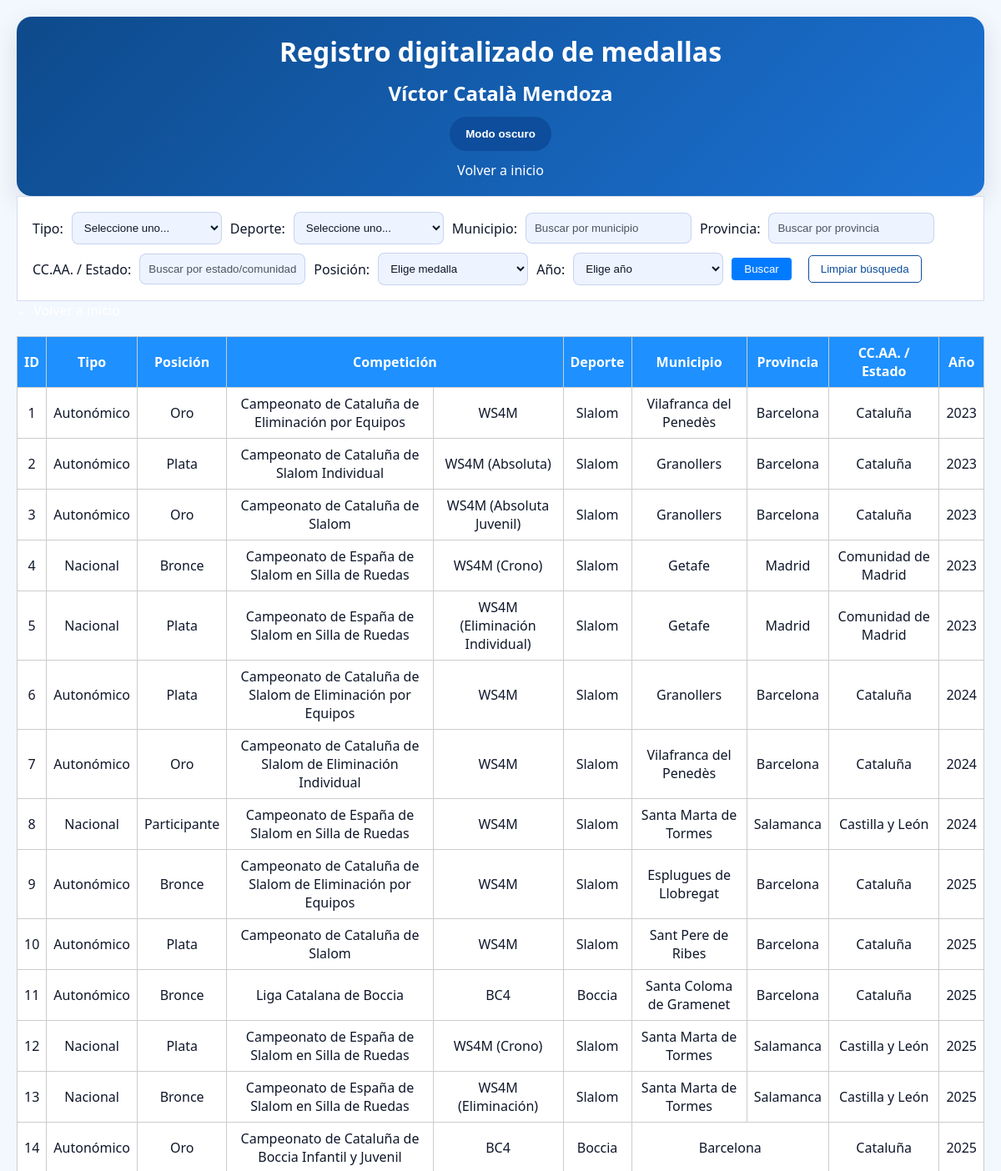
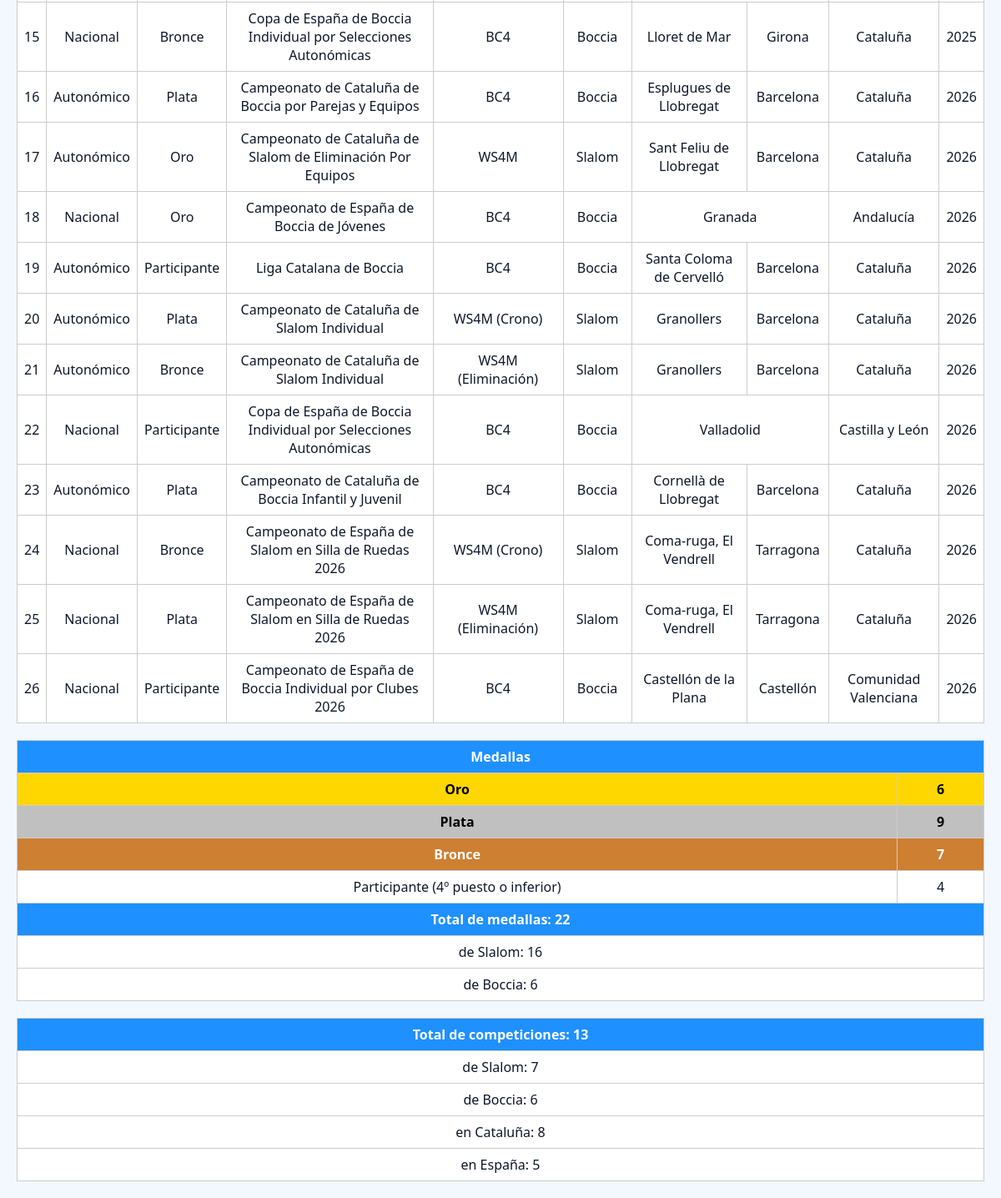
Page /medallero.php on the committed database (2 pictures, top to bottom).
### tables this page shows
CREATE TABLE medallas (
    id INT AUTO_INCREMENT PRIMARY KEY,
    tipo ENUM('Autonómico', 'Nacional', 'Internacional'),
    competicion VARCHAR(255),
    deporte VARCHAR(100),
    posicion ENUM('Oro', 'Plata', 'Bronce', 'Participante'),
    division VARCHAR(100) NULL,
    lugar VARCHAR(100),
    provincia VARCHAR(100),
    comunidad VARCHAR(100),
    pais VARCHAR(100),
    year YEAR
);

### funciones.php (called while the page is built, shortened)
<?php
function iconoMedalla($posicion)
{
    switch ($posicion) {
        default:
            return ucfirst($posicion);
    }
}
?>

### medallero.php (the view, shortened to what this page needs)
<?php include 'conexion.php';
include 'funciones.php'; ?>
<!DOCTYPE html>
<html>
<head>
    <link rel="stylesheet" href="css/index.css">
</head>
<body>
    <header>
        <h1>Registro digitalizado de medallas</h1>
        <h2>Víctor Català Mendoza</h2>
        <button id="theme-toggle" type="button">Modo oscuro</button>
        <a href="index.php">Volver a inicio</a>
    </header>
    <form method="GET">
        Tipo:
        <select name="tipo">
            <option value="">Seleccione uno...</option>
        </select>
        Deporte:
        <select name="deporte">
            <option value="">Seleccione uno...</option>
        </select>
        Municipio:
        <input type="text" name="lugar" id="municipio" placeholder="Buscar por municipio">
        Provincia:
        <input type="text" name="provincia" id="provincia" placeholder="Buscar por provincia">
        CC.AA. / Estado:
        <input type="text" name="comunidad" id="comunidad" placeholder="Buscar por estado/comunidad autónoma">
        Posición:
        <select name="posicion">
            <option value="">Elige medalla</option>
        </select>
        Año:
        <select name="year">
            <option value="">Elige año</option>
        </select>
        <input type="submit" value="Buscar">
        <button type="button" id="limpiar-filtros">Limpiar búsqueda</button>
    </form>
    <a href="index.php">&larr; Volver a inicio</a>
    <?php
    $where = " WHERE 1=1";
    $whereCompeticionesSlalom = " WHERE 1=1";
    $whereCompeticionesBoccia = " WHERE deporte = 'Boccia'";
    $sql = "SELECT * FROM medallas" . $where;
    $sqlResumenSlalom = "SELECT
        SUM(CASE WHEN LOWER(posicion) = 'oro' THEN 1 ELSE 0 END) AS oro,
        SUM(CASE WHEN LOWER(posicion) = 'plata' THEN 1 ELSE 0 END) AS plata,
        SUM(CASE WHEN LOWER(posicion) = 'bronce' THEN 1 ELSE 0 END) AS bronce
    FROM medallas" . $where . " AND LOWER(deporte) LIKE '%slalom%' AND LOWER(posicion) IN ('oro', 'plata', 'bronce')";
    $sqlResumenBoccia = "SELECT
        SUM(CASE WHEN LOWER(posicion) = 'oro' THEN 1 ELSE 0 END) AS oro,
        SUM(CASE WHEN LOWER(posicion) = 'plata' THEN 1 ELSE 0 END) AS plata,
        SUM(CASE WHEN LOWER(posicion) = 'bronce' THEN 1 ELSE 0 END) AS bronce
    FROM medallas" . $where . " AND LOWER(deporte) LIKE '%boccia%' AND LOWER(posicion) IN ('oro', 'plata', 'bronce')";
    $sqlResumen = "SELECT
        SUM(posicion = 'oro') AS oro,
        SUM(posicion = 'plata') AS plata,
        SUM(posicion = 'bronce') AS bronce,
        SUM(posicion IN ('participante')) AS total_participantes,
        SUM(posicion IN ('oro', 'plata', 'bronce')) AS total_medallas,
        (SELECT COUNT(DISTINCT competicion) FROM competiciones_slalom" . $whereCompeticionesSlalom . " AND posicion IN ('oro', 'plata', 'bronce', 'participante')) AS total_competiciones_slalom,
        (SELECT COUNT(DISTINCT competicion) FROM medallas" . $whereCompeticionesBoccia . " AND posicion IN ('oro', 'plata', 'bronce', 'participante')) AS total_competiciones_boccia,
        (SELECT COUNT(DISTINCT competicion) FROM competiciones_slalom" . $whereCompeticionesSlalom . " AND tipo = 'autonomico' AND posicion IN ('oro', 'plata', 'bronce', 'participante')) AS total_catalunya_slalom,
        (SELECT COUNT(DISTINCT competicion) FROM medallas" . $whereCompeticionesBoccia . " AND tipo = 'autonomico' AND posicion IN ('oro', 'plata', 'bronce', 'participante')) AS total_catalunya_boccia,
        (SELECT COUNT(DISTINCT competicion) FROM competiciones_slalom" . $whereCompeticionesSlalom . " AND tipo = 'nacional' AND posicion IN ('oro', 'plata', 'bronce', 'participante')) AS total_espanna_slalom,
        (SELECT COUNT(DISTINCT competicion) FROM medallas" . $whereCompeticionesBoccia . " AND tipo = 'nacional' AND posicion IN ('oro', 'plata', 'bronce', 'participante')) AS total_espanna_boccia,
        COUNT(*) AS total_registros
    FROM medallas" . $where . " AND posicion IN ('oro', 'plata', 'bronce', 'participante')";
    $resultado = $conexion->query($sql);
    if ($resultado->num_rows > 0): ?>
        <table>
            <tr>
                <th>ID</th>
                <th>Tipo</th>
                <th>Posición</th>
                <th colspan="2">Competición</th>
                <th>Deporte</th>
                <th>Municipio</th>
                <th>Provincia</th>
                <th>CC.AA. / Estado</th>
                <th>Año</th>
            </tr>
            <?php while ($fila = $resultado->fetch_assoc()): ?>
                <tr>
                    <td><?php echo $fila['id']; ?></td>
                    <td><?php echo $fila['tipo']; ?></td>
                    <td class="<?php echo $fila['posicion']; ?>">
                        <?php echo iconoMedalla($fila['posicion']); ?>
                    </td>
                    <td><?php echo $fila['competicion']; ?></td>
                    <td><?php echo $fila['division']; ?></td>
                    <td><?php echo $fila['deporte']; ?></td>
                    <?php
                    if ($fila['lugar'] == $fila['provincia']) {
                        echo '<td colspan="2">' . $fila['lugar'] . '</td>';
                        echo '<td>' . $fila['comunidad'] . '</td>';
                    } elseif ($fila['provincia'] == $fila['comunidad']) {
                        echo '<td colspan="2">' . $fila['provincia'] . '</td>';
                    } else {
                        echo '<td>' . $fila['lugar'] . '</td>';
                        echo '<td>' . $fila['provincia'] . '</td>';
                        echo '<td>' . $fila['comunidad'] . '</td>';
                    }
                    ?>
                    <td><?php echo $fila['year']; ?></td>
                </tr>
            <?php endwhile; ?>
        </table>
    <?php else: ?>
        <p>No se han encontrado resultados</p>
    <?php endif; ?>
    <?php
    $resultado2 = $conexion->query($sqlResumen);
    $resumen = $resultado2 ? $resultado2->fetch_assoc() : null;
    $resultadoSlalom = $conexion->query($sqlResumenSlalom);
    $resumenSlalom = $resultadoSlalom ? $resultadoSlalom->fetch_assoc() : null;
    $resultadoBoccia = $conexion->query($sqlResumenBoccia);
    $resumenBoccia = $resultadoBoccia ? $resultadoBoccia->fetch_assoc() : null;
    if ($resumen):
        $total_competiciones_slalom = (int) $resumen['total_competiciones_slalom'];
        $total_competiciones_boccia = (int) $resumen['total_competiciones_boccia'];
        $total_competiciones_deportes = $total_competiciones_slalom + $total_competiciones_boccia;
        ?>
        <table>
            <tr>
                <th colspan="2">Medallas</th>
            </tr>
            <tr>
                <th class=oro>Oro</th>
                <td class=oro><?php echo (int) $resumen['oro']; ?></td>
            </tr>
            <tr>
                <th class=plata>Plata</th>
                <td class=plata><?php echo (int) $resumen['plata']; ?></td>
            </tr>
            <tr>
                <th class=bronce>Bronce</th>
                <td class=bronce><?php echo (int) $resumen['bronce']; ?></td>
            </tr>
            <tr>
                <td>Participante (4º puesto o inferior)</td>
                <td><?php echo (int) $resumen['total_participantes']; ?></td>
            </tr>
            <tr>
                <th colspan="2">Total de medallas: <?php echo (int) $resumen['total_medallas']; ?></th>
            </tr>
            <tr>
                <td colspan="2">
                    de Slalom: <?php echo (int) (($resumenSlalom['oro'] ?? 0) + ($resumenSlalom['plata'] ?? 0) + ($resumenSlalom['bronce'] ?? 0)); ?>
                </td>
            </tr>
            <tr>
                <td colspan="2">
                    de Boccia: <?php echo (int) (($resumenBoccia['oro'] ?? 0) + ($resumenBoccia['plata'] ?? 0) + ($resumenBoccia['bronce'] ?? 0)); ?>
                </td>
            </tr>
        </table>
        <table>
            <tr>
                <th>Total de competiciones: <?php echo $total_competiciones_deportes; ?></th>
            </tr>
            <tr>
                <td>de Slalom: <?php echo $total_competiciones_slalom; ?></td>
            </tr>
            <tr>
                <td>de Boccia: <?php echo $total_competiciones_boccia; ?></td>
            </tr>
            <tr>
                <td>en Cataluña: <?php echo ((int) $resumen['total_catalunya_slalom'] + (int) $resumen['total_catalunya_boccia']); ?></td>
            </tr>
            <tr>
                <td>en España: <?php echo ((int) $resumen['total_espanna_slalom'] + (int) $resumen['total_espanna_boccia']); ?></td>
            </tr>
        </table>
    <?php else: ?>
        <p>No se han encontrado resultados</p>
    <?php endif; ?>
</body>
</html>

### css/index.css (style rules this page uses)
:root { --bg: #f3f8ff; --surface: #ffffff; --surface-soft: #edf4ff; --text: #0f172a; --muted: #4b5563; --border: rgba(30, 64, 175, 0.18); --accent: #0d4d9b; --accent-soft: #d6e6ff; --header-bg: #0e4a8b; --header-text: #ffffff; --table-header: #1e63c2; --table-row: #eff5ff; --table-alt: #dbe9ff; --button-bg: #0d4d9b; --button-text: #ffffff; --button-border: rgba(13, 77, 155, 0.34); }
* { box-sizing: border-box; padding: 0; margin: 0; }
html, body { min-height: 100%; }
body { font-family: 'Segoe UI', Tahoma, Geneva, Verdana, sans-serif; background-color: var(--bg); color: var(--text); margin: 20px; }
a { color: #ffffff; text-decoration: none; }
header { display: flex; flex-direction: column; align-items: center; justify-content: center; gap: 12px; text-align: center; padding: 20px; border-radius: 18px; background: linear-gradient(135deg, var(--header-bg), #1b72d4); color: var(--header-text); box-shadow: 0 10px 30px rgba(15, 23, 42, 0.12); }
header > * { margin: 0; }
#theme-toggle { padding: 12px 18px; background-color: var(--button-bg); color: var(--button-text); border: 1px solid var(--button-border); border-radius: 999px; cursor: pointer; font-weight: 600; transition: transform 0.2s ease, background-color 0.25s ease; }
form { background: var(--surface); padding: 18px; border: 1px solid var(--border); display: flex; flex-direction: row; flex-wrap: wrap; gap: 10px; align-items: center; }
form label, form > * { display: inline-flex; align-items: center; }
input[type="text"], input[type="date"], select, textarea { padding: 10px; border: 1px solid var(--border); border-radius: 8px; background-color: var(--surface-soft); color: var(--text); min-width: 180px; }
input[type="text"]::placeholder, input[type="date"]::placeholder, textarea::placeholder { color: var(--muted); }
input[type="submit"] { padding: 6px 15px; background-color: #007BFF; color: white; border: none; border-radius: 4px; cursor: pointer; }
#limpiar-filtros { background-color: transparent; color: var(--accent); border: 1px solid var(--accent); padding: 8px 14px; border-radius: 5px; cursor: pointer; margin-left: 10px; transition: background-color 0.3s ease, color 0.3s ease; }
table { width: 100%; border-collapse: collapse; margin-top: 20px; background: var(--surface); }
th, td { border: 1px solid #ccc; padding: 8px; text-align: center; }
th { background-color: dodgerblue; color: white; text-align: center; }
td.oro, th.oro { background-color: gold; color: black; font-weight: bold; }
td.plata, th.plata { background-color: silver; color: black; font-weight: bold; }
td.bronce, th.bronce { background-color: #cd7f32; color: white; font-weight: bold; }

### rows in the picture
medallas: id "1", tipo "Autonómico", posicion "Oro", competicion "Campeonato de Cataluña de Eliminación por Equipos", division "WS4M", deporte "Slalom", lugar "Vilafranca del Penedès", provincia "Barcelona", comunidad "Cataluña", year "2023"
medallas: id "2", tipo "Autonómico", posicion "Plata", competicion "Campeonato de Cataluña de Slalom Individual", division "WS4M (Absoluta)", deporte "Slalom", lugar "Granollers", provincia "Barcelona", comunidad "Cataluña", year "2023"
medallas: id "3", tipo "Autonómico", posicion "Oro", competicion "Campeonato de Cataluña de Slalom", division "WS4M (Absoluta Juvenil)", deporte "Slalom", lugar "Granollers", provincia "Barcelona", comunidad "Cataluña", year "2023"
medallas: id "4", tipo "Nacional", posicion "Bronce", competicion "Campeonato de España de Slalom en Silla de Ruedas", division "WS4M (Crono)", deporte "Slalom", lugar "Getafe", provincia "Madrid", comunidad "Comunidad de Madrid", year "2023"
medallas: id "5", tipo "Nacional", posicion "Plata", competicion "Campeonato de España de Slalom en Silla de Ruedas", division "WS4M (Eliminación Individual)", deporte "Slalom", lugar "Getafe", provincia "Madrid", comunidad "Comunidad de Madrid", year "2023"
medallas: id "6", tipo "Autonómico", posicion "Plata", competicion "Campeonato de Cataluña de Slalom de Eliminación por Equipos", division "WS4M", deporte "Slalom", lugar "Granollers", provincia "Barcelona", comunidad "Cataluña", year "2024"
medallas: id "7", tipo "Autonómico", posicion "Oro", competicion "Campeonato de Cataluña de Slalom de Eliminación Individual", division "WS4M", deporte "Slalom", lugar "Vilafranca del Penedès", provincia "Barcelona", comunidad "Cataluña", year "2024"
medallas: id "8", tipo "Nacional", posicion "Participante", competicion "Campeonato de España de Slalom en Silla de Ruedas", division "WS4M", deporte "Slalom", lugar "Santa Marta de Tormes", provincia "Salamanca", comunidad "Castilla y León", year "2024"
medallas: id "9", tipo "Autonómico", posicion "Bronce", competicion "Campeonato de Cataluña de Slalom de Eliminación por Equipos", division "WS4M", deporte "Slalom", lugar "Esplugues de Llobregat", provincia "Barcelona", comunidad "Cataluña", year "2025"
medallas: id "10", tipo "Autonómico", posicion "Plata", competicion "Campeonato de Cataluña de Slalom", division "WS4M", deporte "Slalom", lugar "Sant Pere de Ribes", provincia "Barcelona", comunidad "Cataluña", year "2025"
medallas: id "11", tipo "Autonómico", posicion "Bronce", competicion "Liga Catalana de Boccia", division "BC4", deporte "Boccia", lugar "Santa Coloma de Gramenet", provincia "Barcelona", comunidad "Cataluña", year "2025"
medallas: id "12", tipo "Nacional", posicion "Plata", competicion "Campeonato de España de Slalom en Silla de Ruedas", division "WS4M (Crono)", deporte "Slalom", lugar "Santa Marta de Tormes", provincia "Salamanca", comunidad "Castilla y León", year "2025"
medallas: id "13", tipo "Nacional", posicion "Bronce", competicion "Campeonato de España de Slalom en Silla de Ruedas", division "WS4M (Eliminación)", deporte "Slalom", lugar "Santa Marta de Tormes", provincia "Salamanca", comunidad "Castilla y León", year "2025"
medallas: id "14", tipo "Autonómico", posicion "Oro", competicion "Campeonato de Cataluña de Boccia Infantil y Juvenil", division "BC4", deporte "Boccia", lugar "Barcelona", comunidad "Cataluña", year "2025"
medallas: id "15", tipo "Nacional", posicion "Bronce", competicion "Copa de España de Boccia Individual por Selecciones Autonómicas", division "BC4", deporte "Boccia", lugar "Lloret de Mar", provincia "Girona", comunidad "Cataluña", year "2025"
medallas: id "16", tipo "Autonómico", posicion "Plata", competicion "Campeonato de Cataluña de Boccia por Parejas y Equipos", division "BC4", deporte "Boccia", lugar "Esplugues de Llobregat", provincia "Barcelona", comunidad "Cataluña", year "2026"
medallas: id "17", tipo "Autonómico", posicion "Oro", competicion "Campeonato de Cataluña de Slalom de Eliminación Por Equipos", division "WS4M", deporte "Slalom", lugar "Sant Feliu de Llobregat", provincia "Barcelona", comunidad "Cataluña", year "2026"
medallas: id "18", tipo "Nacional", posicion "Oro", competicion "Campeonato de España de Boccia de Jóvenes", division "BC4", deporte "Boccia", lugar "Granada", comunidad "Andalucía", year "2026"
medallas: id "19", tipo "Autonómico", posicion "Participante", competicion "Liga Catalana de Boccia", division "BC4", deporte "Boccia", lugar "Santa Coloma de Cervelló", provincia "Barcelona", comunidad "Cataluña", year "2026"
medallas: id "20", tipo "Autonómico", posicion "Plata", competicion "Campeonato de Cataluña de Slalom Individual", division "WS4M (Crono)", deporte "Slalom", lugar "Granollers", provincia "Barcelona", comunidad "Cataluña", year "2026"
medallas: id "21", tipo "Autonómico", posicion "Bronce", competicion "Campeonato de Cataluña de Slalom Individual", division "WS4M (Eliminación)", deporte "Slalom", lugar "Granollers", provincia "Barcelona", comunidad "Cataluña", year "2026"
medallas: id "22", tipo "Nacional", posicion "Participante", competicion "Copa de España de Boccia Individual por Selecciones Autonómicas", division "BC4", deporte "Boccia", lugar "Valladolid", comunidad "Castilla y León", year "2026"
medallas: id "23", tipo "Autonómico", posicion "Plata", competicion "Campeonato de Cataluña de Boccia Infantil y Juvenil", division "BC4", deporte "Boccia", lugar "Cornellà de Llobregat", provincia "Barcelona", comunidad "Cataluña", year "2026"
medallas: id "24", tipo "Nacional", posicion "Bronce", competicion "Campeonato de España de Slalom en Silla de Ruedas 2026", division "WS4M (Crono)", deporte "Slalom", lugar "Coma-ruga, El Vendrell", provincia "Tarragona", comunidad "Cataluña", year "2026"
medallas: id "25", tipo "Nacional", posicion "Plata", competicion "Campeonato de España de Slalom en Silla de Ruedas 2026", division "WS4M (Eliminación)", deporte "Slalom", lugar "Coma-ruga, El Vendrell", provincia "Tarragona", comunidad "Cataluña", year "2026"
medallas: id "26", tipo "Nacional", posicion "Participante", competicion "Campeonato de España de Boccia Individual por Clubes 2026", division "BC4", deporte "Boccia", lugar "Castellón de la Plana", provincia "Castellón", comunidad "Comunidad Valenciana", year "2026"

### other values in the picture
$resumen['oro'] "6"
$resumen['plata'] "9"
$resumen['bronce'] "7"
$resumen['total_participantes'] "4"
$resumen['total_medallas'] "22"
$total_competiciones_deportes "13"
$total_competiciones_slalom "7"
$total_competiciones_boccia "6"
